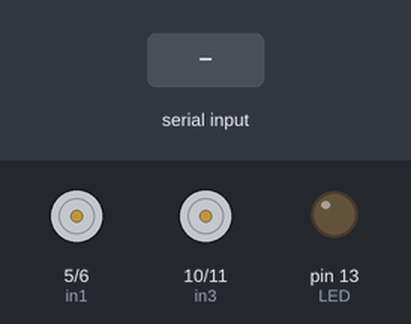
Bench run of a sketch on a simulated Arduino Uno, built with avr-gcc and run on an emulated ATmega328P. On the bench: motor-driver pin pairs drawn as motors (green arrow = first pin HIGH = forward, orange = second pin HIGH = backward, longer = more drive), output pins drawn as LEDs (lit = HIGH). The test bench sets the inputs (shaded band).

Above: at 1.2 s.
1.3 s: "F" received over Serial
At 1.9 s:
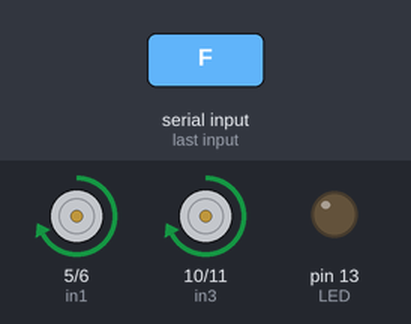
2.8 s: "B" received over Serial
At 3.1 s:
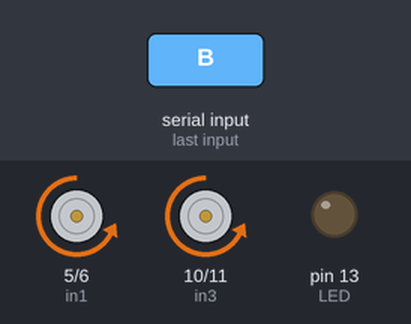
4.3 s: "L" received over Serial
At 5.4 s:
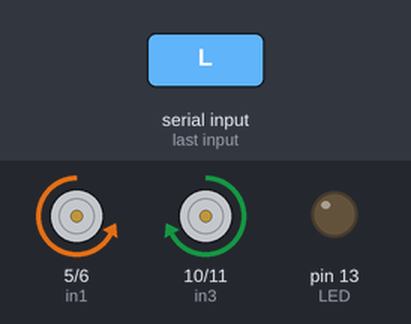
5.8 s: "R" received over Serial
At 6.6 s:
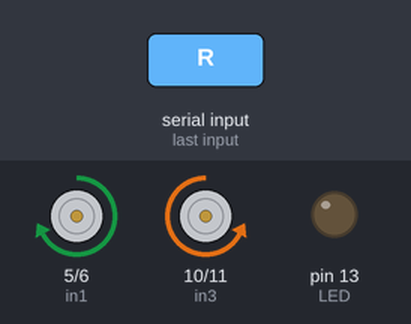
7.3 s: "G" received over Serial
At 7.7 s:
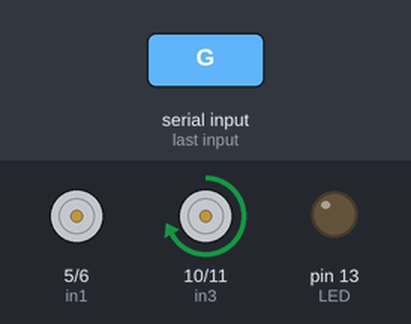
8.8 s: "I" received over Serial
At 10.1 s:
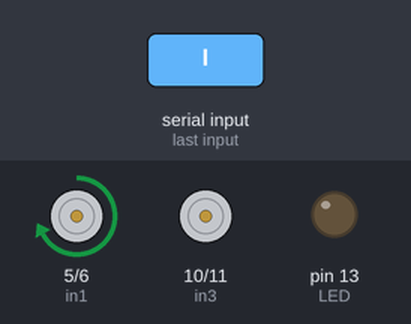
Timing chart, 0 to 11.3 s (numbered marks = the images above; inputs shaded):
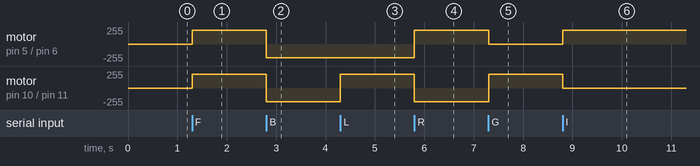

The sketch:

RC_CAR.ino
```cpp
//XPERT MIND.
//This program is used to control a robot using a app that communicates with Arduino through a bluetooth module.
//Error Code Chart: Code 01; Turnradius is higher than Speed; Code 02; Speed is higher than 255;
#define in1 5 //L298n Motor Driver pins.
#define in2 6
#define in3 10
#define in4 11
#define LED 13
int command; //Int to store app command state.
int Speed = 204; // 0 - 255.
int Speedsec;
int buttonState = 0;
int lastButtonState = 0;
int Turnradius = 0; //Set the radius of a turn, 0 - 255 Note:the robot will malfunction if this is higher than int Speed.
int brakeTime = 45;
int brkonoff = 1; //1 for the electronic braking system, 0 for normal.
void setup() {
  pinMode(in1, OUTPUT);
  pinMode(in2, OUTPUT);
  pinMode(in3, OUTPUT);
  pinMode(in4, OUTPUT);
  pinMode(LED, OUTPUT); //Set the LED pin.
  Serial.begin(9600);  //Set the baud rate to your Bluetooth module.
}

void loop() {
  if (Serial.available() > 0) {
    command = Serial.read();
    Stop(); //Initialize with motors stoped.
    switch (command) {
      case 'F':
        forward();
        break;
      case 'B':
        back();
        break;
      case 'L':
        left();
        break;
      case 'R':
        right();
        break;
      case 'G':
        forwardleft();
        break;
      case 'I':
        forwardright();
        break;
      case 'H':
        backleft();
        break;
      case 'J':
        backright();
        break;
      case '0':
        Speed = 100;
        break;
      case '1':
        Speed = 140;
        break;
      case '2':
        Speed = 153;
        break;
      case '3':
        Speed = 165;
        break;
      case '4':
        Speed = 178;
        break;
      case '5':
        Speed = 191;
        break;
      case '6':
        Speed = 204;
        break;
      case '7':
        Speed = 216;
        break;
      case '8':
        Speed = 229;
        break;
      case '9':
        Speed = 242;
        break;
      case 'q':
        Speed = 255;
        break;
    }
    Speedsec = Turnradius;
    if (brkonoff == 1) {
      brakeOn();
    } else {
      brakeOff();
    }
  }
}

void forward() {
  analogWrite(in1, Speed);
  analogWrite(in3, Speed);
}

void back() {
  analogWrite(in2, Speed);
  analogWrite(in4, Speed);
}

void left() {
  analogWrite(in3, Speed);
  analogWrite(in2, Speed);
}

void right() {
  analogWrite(in4, Speed);
  analogWrite(in1, Speed);
}
void forwardleft() {
  analogWrite(in1, Speedsec);
  analogWrite(in3, Speed);
}
void forwardright() {
  analogWrite(in1, Speed);
  analogWrite(in3, Speedsec);
}
void backright() {
  analogWrite(in2, Speed);
  analogWrite(in4, Speedsec);
}
void backleft() {
  analogWrite(in2, Speedsec);
  analogWrite(in4, Speed);
}

void Stop() {
  analogWrite(in1, 0);
  analogWrite(in2, 0);
  analogWrite(in3, 0);
  analogWrite(in4, 0);
}

void brakeOn() {
  //Here's the future use: an electronic braking system!
  // read the pushbutton input pin:
  buttonState = command;
  // compare the buttonState to its previous state
  if (buttonState != lastButtonState) {
    // if the state has changed, increment the counter
    if (lastButtonState == 'F') {
      if (buttonState == 'S') {
        back();
        delay(brakeTime);
        Stop();
      }
    }
    if (lastButtonState == 'B') {
      if (buttonState == 'S') {
        forward();
        delay(brakeTime);
        Stop();
      }
    }
    if (lastButtonState == 'L') {
      if (buttonState == 'S') {
        right();
        delay(brakeTime);
        Stop();
      }
    }
    if (lastButtonState == 'R') {
      if (buttonState == 'S') {
        left();
        delay(brakeTime);
        Stop();
      }
    }
  }
  // save the current state as the last state,
  //for next time through the loop
  lastButtonState = buttonState;
}
void brakeOff() {

}
```

Measured:
- after the input at 1.3 s, motor on pin 5 (in1) / pin 6 (in2), motor on pin 10 (in3) / pin 11 (in4): stopped → forward 204/255 at once
- after the input at 2.8 s, motor on pin 5 (in1) / pin 6 (in2), motor on pin 10 (in3) / pin 11 (in4): forward 204/255 → backward 204/255 at once
- after the input at 4.3 s, motor on pin 10 (in3) / pin 11 (in4): backward 204/255 → forward 204/255 at once
- after the input at 5.8 s, motor on pin 5 (in1) / pin 6 (in2): backward 204/255 → forward 204/255 at once; motor on pin 10 (in3) / pin 11 (in4): forward 204/255 → backward 204/255 at once
- after the input at 7.3 s, motor on pin 5 (in1) / pin 6 (in2): forward 204/255 → stopped at once; motor on pin 10 (in3) / pin 11 (in4): backward 204/255 → forward 204/255 at once
- after the input at 8.8 s, motor on pin 5 (in1) / pin 6 (in2): stopped → forward 204/255 at once; motor on pin 10 (in3) / pin 11 (in4): forward 204/255 → stopped at once
